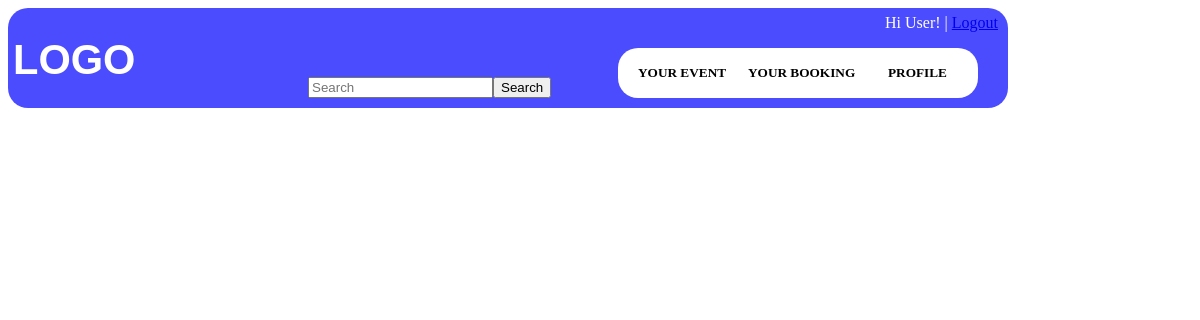
The page /Page_9.php on the database as committed earlier.
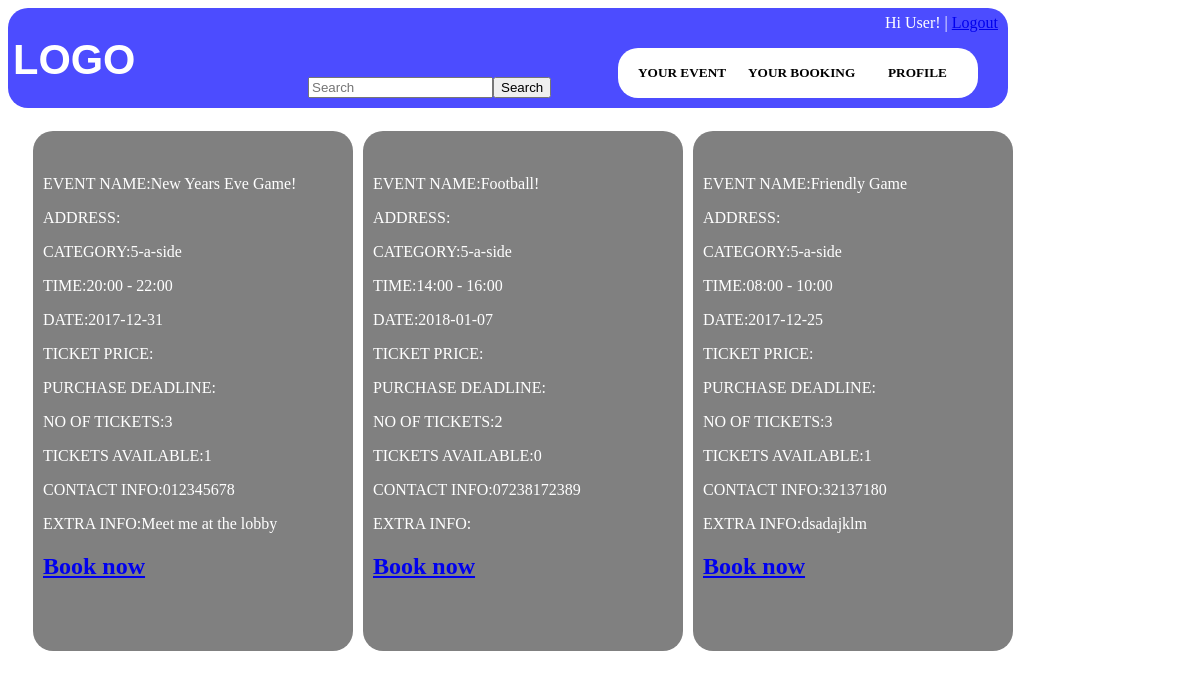
The same page on the database as committed later.
### tables this page shows
CREATE TABLE `event` (
  `event_id` int(11) NOT NULL,
  `venue_id` int(11) NOT NULL,
  `event_name` text NOT NULL,
  `category` text NOT NULL,
  `date` date NOT NULL,
  `start_time` varchar(10) NOT NULL,
  `end_time` varchar(10) NOT NULL,
  `contact_information` text NOT NULL,
  `extra_information` text NOT NULL,
  `number_of_tickets` int(11) NOT NULL,
  `tickets_available` int(11) NOT NULL,
  `host_id` int(11) DEFAULT NULL,
  `deadline_purchase` date DEFAULT NULL,
  `ticket_price` int(11) DEFAULT NULL
);

### Methods.php (the view, shortened to what this page needs)
<?php
	function createToolbar() {
		echo "<div id=\"toolbar\">";
		echo "<div id=\"toolbar_logo\">";
		echo "	<h1>LOGO</h1>";
		echo "</div>";
		echo "<div id=\"toolbar_searchBar\">";
		echo "<input type=\"text\" placeholder=\"Search\">";
		echo "<button id=\"searchButton\">Search</button>";
		echo "</div>";
		echo "<div id=\"toolbar_user\">";
		echo "	<p>Hi User! | <a href='logout.php'>Logout</a></p>";
		echo "</div>";
		echo "<div id=\"toolbar_buttons\">";
		echo "	<div id=\"toolbar_yourEventButton\">";
		echo "	<h5>YOUR EVENT</h5>";
		echo "	</div>";
		echo "	<div id=\"toolbar_yourBookingButton\">";
		echo "	<h5>YOUR BOOKING</h5>";
		echo "	</div>";
		echo "	<div id=\"toolbar_profileButton\">";
		echo "	<h5>PROFILE</h5>";
		echo "	</div>";
		echo "</div>";
		echo "</div>";
	}
	function createEvent($row) {
		$event_id = $row['event_id'];
		echo "<div class=\"event\">";
		echo "<div class=\"event_properties\">";
		echo "<br>";
		echo "<p>EVENT NAME:".$row['event_name']."</p>";
		echo "<p>ADDRESS:". $row['address']."</p>";
		echo "<p>CATEGORY:". $row['category']."</p>";
		echo "<p>TIME:". $row['start_time']." - ". $row['end_time'] ." </p>";
		echo "<p>DATE:". $row['date']."</p>";
		echo "<p>TICKET PRICE:</p>";
		echo "<p>PURCHASE DEADLINE:</p>";
		echo "<p>NO OF TICKETS:".$row['number_of_tickets']."</p>";
		echo "<p>TICKETS AVAILABLE:".$row['tickets_available']."</p>";
		echo "<p>CONTACT INFO:". $row['contact_information']."</p>";
		echo "<p>EXTRA INFO:". $row['extra_information']."</p>";
		echo "<a href='booking.php?event_id=$event_id'><h2>Book now</h2></a>";
		echo "</div>";
		echo "</div>";
	}
?>

### Page_9.php (shortened to what this page needs)
<?php
	include 'Methods.php';
	$username = "root";
	$password = "root";
	$dbhost = "localhost";
	$db = "football_management";
	$con = mysqli_connect($dbhost,$username,$password,$db);
	$query = " select * from event where event.category='5-a-side'; ";
	$result = mysqli_query($con,$query);
?>
<!DOCTYPE html>
<html>
	<head>
		<link rel="stylesheet" type="text/css" href="main.css">
	</head>
	<body>
		<?php
			createToolbar();
		?>
	<br>
	<?php
		while ($row = mysqli_fetch_array($result)) {
			createEvent($row);
		}
	?>
	</body>
</html>

Rows that differ between the two databases and show on the page:
added event: event_name "New Years Eve Game!", category "5-a-side", start_time "20:00", end_time "22:00", date "2017-12-31", number_of_tickets "3", tickets_available "1", contact_information "012345678", extra_information "Meet me at the lobby"
added event: event_name "Football!", category "5-a-side", start_time "14:00", end_time "16:00", date "2018-01-07", number_of_tickets "2", tickets_available "0", contact_information "07238172389"
added event: event_name "Friendly Game", category "5-a-side", start_time "08:00", end_time "10:00", date "2017-12-25", number_of_tickets "3", tickets_available "1", contact_information "32137180", extra_information "dsadajklm"
